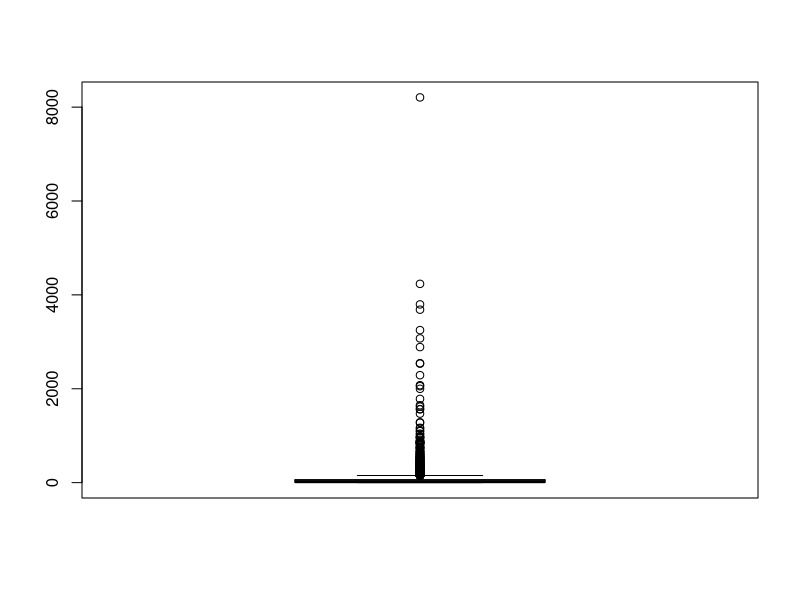
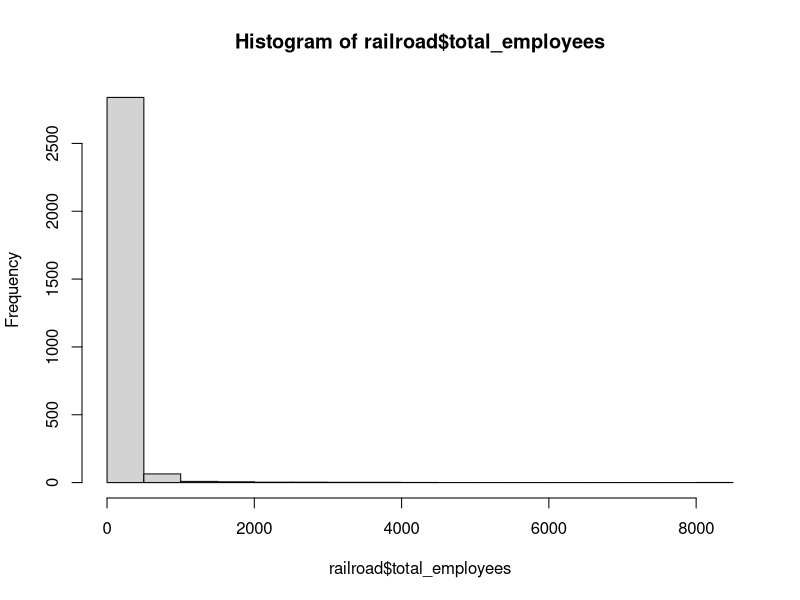

The R script that drew these images, in order:
## ---- chunk 1
#| label: setup
#| warning: false
#| message: false

library(tidyverse)

knitr::opts_chunk$set(echo = TRUE, warning=FALSE, message=FALSE)
## ---- chunk 2
library(readr)
railroad<-read.csv(file = "railroad_2012_clean_county.csv",
                header=TRUE,
                sep = ","
                )

## ---- chunk 3
#| label: summary
## ---- chunk 4
head(railroad)
nrow(railroad)
ncol(railroad)
railroad$total_employees
mean(railroad$total_employees)
railroad %>%
  summarize(
    mean_employees=mean(total_employees),
    median_employees=median(total_employees),
    sd_employees=sd(total_employees))
## ---- chunk 5
boxplot(railroad$total_employees)

## ---- chunk 6
hist(railroad$total_employees)
